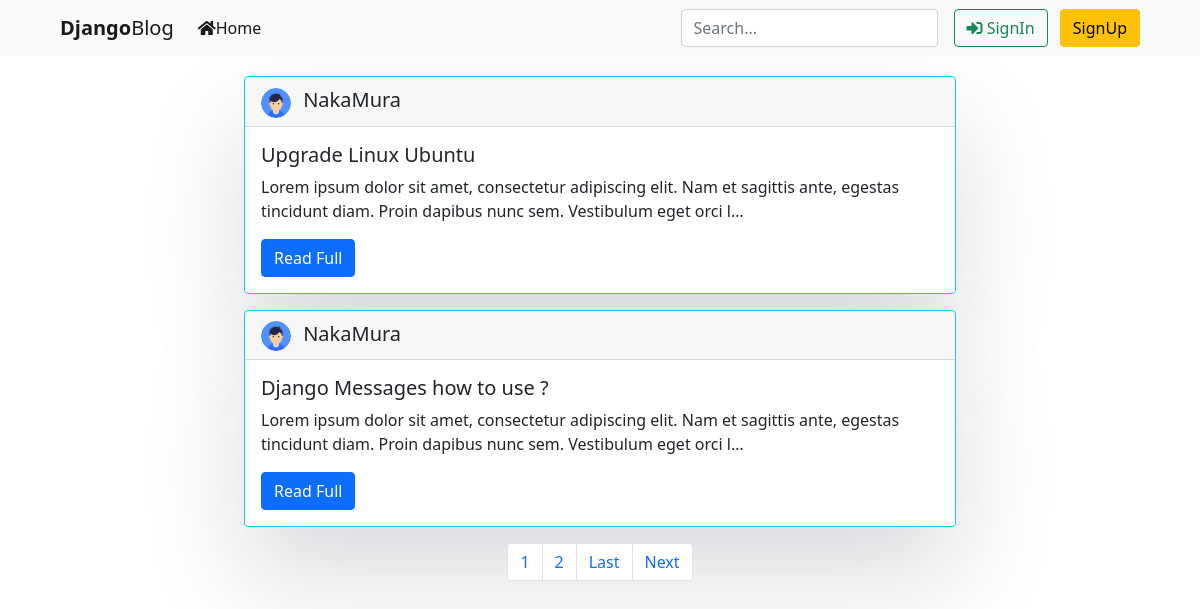
/posts=NakaMura, run on the app's committed database.
### Blog/models.py (models this page shows, shortened)
class PostsModel(models.Model):
    author = models.ForeignKey(User, on_delete=models.CASCADE)
    title = models.CharField(max_length=200)
    body = models.TextField()
    pub_date = models.DateTimeField(auto_now_add=True)

### Users/models.py (models this page shows, shortened)
class UserProfile(models.Model):
    user = models.OneToOneField(User, on_delete=models.CASCADE)
    image = models.ImageField(upload_to='profile_pic', default='user.png')

### Blog/views.py (the view)
# urls.py: path('posts=<username>', UserPostsListView.as_view(), name='Posts'),
class UserPostsListView(ListView):
    model = PostsModel
    template_name = 'main/userPosts.html'
    ordering = '-pub_date'
    paginate_by = 2
    def get_queryset(self):
        user = get_object_or_404(User, username=self.kwargs.get('username'))
        return PostsModel.objects.filter(author=user).order_by('-pub_date')

### Blog/templates/main/userPosts.html (shortened to what this page needs)
{% extends 'main/Index.html' %}
{% load static %}
{% load bootstrap5 %}
{% block content %}
<div class="container">
  <div class="row">
    <div class="col-md-2"></div>
    <div class="col-md-8">
{% for post in object_list %}
      <div class="box-element my-3">
        <div class="card border-info">
          <div class="card-header ">
            <img src="{{ post.author.userprofile.image.url }}" width="30" height="30" class="rounded-circle me-2" alt="Img">
            <span class="fs-5 me-5"><a href="{% url 'Blog:Posts' post.author.username %}" class="text-dark">{{ post.author }}</a></span>
          </div>
          <div class="card-body">
            <h5 class="card-title">{{ post.title }}</h5>
            <p class="card-text">{{ post.body | truncatechars:150 }}</p>
            <a href="{% url 'Blog:Article' id=post.id %}" class="btn btn-primary">Read Full</a>
          </div>
        </div>
      </div>
{% endfor %}
{% if is_paginated %}
    <nav aria-label="Page navigation example" id="pagination">
      <ul class="pagination justify-content-center">
        {% for num in page_obj.paginator.page_range %}
            {% if page_obj.number == num %}
                <li class="page-item"><a class="page-link" href="?page={{ num }}">{{ num }}</a></li>
            {% elif num > page_obj.number|add:'-3' and num < page_obj.number|add:'3' %}
                <li class="page-item"><a class="page-link" href="?page={{ num }}">{{ num }}</a></li>
            {% endif %}
        {% endfor %}
        {% if page_obj.has_next %}
            <li class="page-item">
              <a class="page-link" href="?page={{ page_obj.paginator.num_pages }}">Last</a>
            </li>
            <li class="page-item">
              <a class="page-link" href="?page={{ page_obj.next_page_number }}">Next</a>
            </li>
        {% endif %}
      </ul>
    </nav>
{% endif %}
    </div>
    <div class="col-md-2"></div>
  </div>
</div>
{% endblock content %}

### Blog/static/css/style.css (style rules this page uses)
.box-element { box-shadow: rgba(17, 12, 46, 0.15) 0px 48px 100px 0px; }
a { text-decoration: none; }
#pagination { position: -webkit-sticky; position: sticky; bottom: 1%; left: 50%; }

### data on the page
PostsModel: author.userprofile.image (placeholder picture), author "NakaMura", title "Upgrade Linux Ubuntu", body "Lorem ipsum dolor sit amet, consectetur adipiscing elit. Nam et sagittis ante, egestas tincidunt diam. Proin dapibus nunc sem. Vestibulum eget orci l…"
PostsModel: author.userprofile.image (placeholder picture), author "NakaMura", title "Django Messages how to use ?", body "Lorem ipsum dolor sit amet, consectetur adipiscing elit. Nam et sagittis ante, egestas tincidunt diam. Proin dapibus nunc sem. Vestibulum eget orci l…"

### other printed values
{{ num }} "1"
{{ num }} "2"
